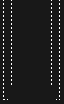

Tiled map render using the project's own tile images. Description and the whole map definition, tile-layer contents included, below:
An orthogonal 8x13 tile map with 8x8 px tiles, 1 tile layer (Tile Layer 1) and 7 objects (4x N, 2x ST, G).

<map version="1.10" tiledversion="1.10.1" orientation="orthogonal" renderorder="right-down" width="8" height="13" tilewidth="8" tileheight="8" infinite="0" backgroundcolor="#181818" nextlayerid="11" nextobjectid="62">
 <editorsettings>
  <export target="../Map.tmj" format="json" />
 </editorsettings>
 <tileset firstgid="1" source="Tiles.tsx" />
 <layer id="1" name="Tile Layer 1" width="8" height="13">
  <data encoding="csv">
91,91,0,0,0,0,91,91,
91,91,0,0,0,0,91,91,
91,91,0,0,0,0,91,91,
91,91,0,0,0,0,91,91,
91,91,0,0,0,0,91,91,
91,91,0,0,0,0,91,91,
91,91,0,0,0,0,91,91,
91,91,0,0,0,0,91,91,
91,91,0,0,0,0,91,91,
91,91,0,0,0,0,91,91,
91,99,0,0,0,0,99,91,
91,0,0,0,0,0,0,91,
100,0,0,0,0,0,0,102
</data>
 </layer>
 <objectgroup id="2" name="Object Layer 1">
  <object id="55" name="ST" x="57" y="26" width="15" height="3" rotation="90">
   <text fontfamily="Courier New" pixelsize="4" wrap="1" color="#ffffff">BETA</text>
  </object>
  <object id="56" name="G" x="32" y="96">
   <properties>
    <property name="Code" value="S1" />
    <property name="Facing" type="int" propertytype="Cardinal" value="1" />
    <property name="Nav" type="object" value="58" />
   </properties>
   <point />
  </object>
  <object id="57" name="ST" x="9" y="26" width="15" height="3" rotation="90">
   <text fontfamily="Courier New" pixelsize="4" wrap="1" color="#ffffff">BETA</text>
  </object>
  <object id="58" name="N" x="40" y="16">
   <properties>
    <property name="Nav" type="object" value="60" />
   </properties>
   <point />
  </object>
  <object id="59" name="N" x="24" y="16">
   <properties>
    <property name="Nav" type="object" value="56" />
   </properties>
   <point />
  </object>
  <object id="60" name="N" x="40" y="0">
   <properties>
    <property name="Nav" type="object" value="0" />
   </properties>
   <point />
  </object>
  <object id="61" name="N" x="24" y="0">
   <properties>
    <property name="Nav" type="object" value="59" />
   </properties>
   <point />
  </object>
 </objectgroup>
 <objectgroup id="10" name="References" visible="0" />
</map>
